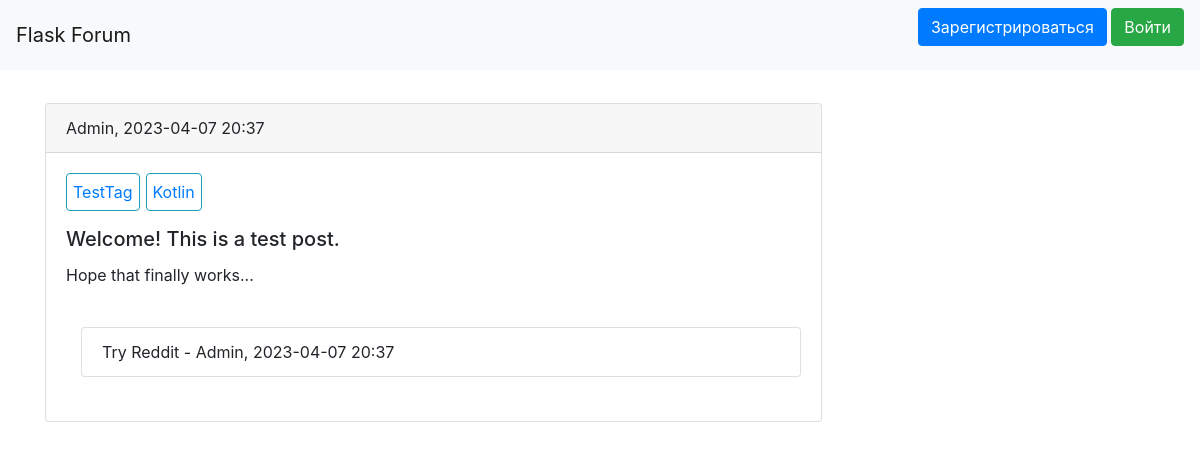
The page / on the database its author committed.
### data/post.py (models this page shows)
class Post(SqlAlchemyBase, SerializerMixin):
    __tablename__ = 'posts'
    id = sqlalchemy.Column(sqlalchemy.Integer, primary_key=True, autoincrement=True)
    title = sqlalchemy.Column(sqlalchemy.String, nullable=True)
    content = sqlalchemy.Column(sqlalchemy.String, nullable=True)
    created_date = sqlalchemy.Column(sqlalchemy.DateTime, default=datetime.datetime.now)
    completed = sqlalchemy.Column(sqlalchemy.Boolean, default=False)
    user_id = sqlalchemy.Column(sqlalchemy.Integer, sqlalchemy.ForeignKey("users.id"))
    rating = sqlalchemy.Column(sqlalchemy.Integer, default=0)
    done = sqlalchemy.Column(sqlalchemy.Boolean, default=False)
    user = orm.relationship('User')
    tags = orm.relationship('Tag', secondary='posts_with_tags', back_populates='posts')
    thread_messages = orm.relationship("ThreadMessage", back_populates='post')

### data/user.py (models this page shows, shortened)
class User(SqlAlchemyBase, UserMixin, SerializerMixin):
    __tablename__ = 'users'
    id = sqlalchemy.Column(sqlalchemy.Integer, primary_key=True, autoincrement=True)
    name = sqlalchemy.Column(sqlalchemy.String, nullable=True)
    about = sqlalchemy.Column(sqlalchemy.String, nullable=True)
    email = sqlalchemy.Column(sqlalchemy.String, index=True, unique=True, nullable=True)
    hashed_password = sqlalchemy.Column(sqlalchemy.String, nullable=True)
    created_date = sqlalchemy.Column(sqlalchemy.DateTime, default=datetime.datetime.now)
    posts = orm.relationship("Post", back_populates='user')
    thread_messages = orm.relationship("ThreadMessage", back_populates='user')
    avatar = sqlalchemy.Column(sqlalchemy.String, nullable=True)

### data/tag.py (models this page shows)
class Tag(SqlAlchemyBase, SerializerMixin):
    __tablename__ = 'tags'
    id = sqlalchemy.Column(sqlalchemy.Integer, primary_key=True, autoincrement=True)
    name = sqlalchemy.Column(sqlalchemy.String, nullable=True, unique=True)
    posts = orm.relationship("Post", secondary='posts_with_tags', back_populates='tags')

### data/thread_message.py (models this page shows)
class ThreadMessage(SqlAlchemyBase, UserMixin, SerializerMixin):
    __tablename__ = 'thread_messages'
    id = sqlalchemy.Column(sqlalchemy.Integer, primary_key=True, autoincrement=True)
    content = sqlalchemy.Column(sqlalchemy.String, nullable=True)
    created_date = sqlalchemy.Column(sqlalchemy.DateTime, default=datetime.datetime.now)
    user_id = sqlalchemy.Column(sqlalchemy.Integer, sqlalchemy.ForeignKey("users.id"))
    user = orm.relationship('User')
    post_id = sqlalchemy.Column(sqlalchemy.Integer, sqlalchemy.ForeignKey("posts.id"))
    post = orm.relationship('Post')

### main.py (the view)
@app.route("/")
def index():
    session = db_session.create_session()
    posts = session.query(Post).order_by(Post.done, desc(Post.rating), desc(Post.created_date))
    return render_template("index.html", posts=posts, tag=None)

### data/db_session.py (called while the page is built)
def create_session() -> Session:
    global __factory, session
    if not session:
        session = __factory(expire_on_commit=False) if callable(__factory) else None
    return session

### templates/index.html (shortened to what this page needs)
{% extends "base.html" %}
{% block content %}
<div>
    {% for item in posts %}
    <div style="margin-top: 3%;">
        <div class="card {% if item.done %}alert-success {% endif %}" style="width: 70%;">
            <div class="card-header">
                {{item.user.name}}, {{item.created_date.strftime('%Y-%m-%d %H:%M')}}
            </div>
            <div class="card-body">
                <ul class="list-group list-group-horizontal">
                    {% for tag in item.tags %}
                    <li class="card text-white border-info mb-3 text-primary"
                        style="margin-right: 6px; padding: 6px;">
                        <a href="/{{ tag.id }}">{{tag.name}}</a>
                    </li>
                    {% endfor %}
                </ul>
                <h5 class="card-title">{{item.title}}</h5>
                <p class="card-text">{{item.content}}</p>
                {% if item.thread_messages %}
                <br>
                {% endif %}
                <ul class="list-group" style="margin-left: 15px;">
                    {% for message in item.thread_messages %}
                    <li class="list-group-item">
                        {{message.content}} - {{message.user.name}}, {{message.created_date.strftime('%Y-%m-%d %H:%M')}}
                    </li>
                    {% endfor %}
                </ul>
                <br>
            </div>
        </div>
    </div>
</div>
{% endfor %}
{% endblock %}

### rows shown on the page
Post: user.name "Admin", created_date "2023-04-07 20:37", title "Welcome! This is a test post.", content "Hope that finally works..."
Tag: name "TestTag"
Tag: name "Kotlin"
ThreadMessage: content "Try Reddit", user.name "Admin", created_date "2023-04-07 20:37"
